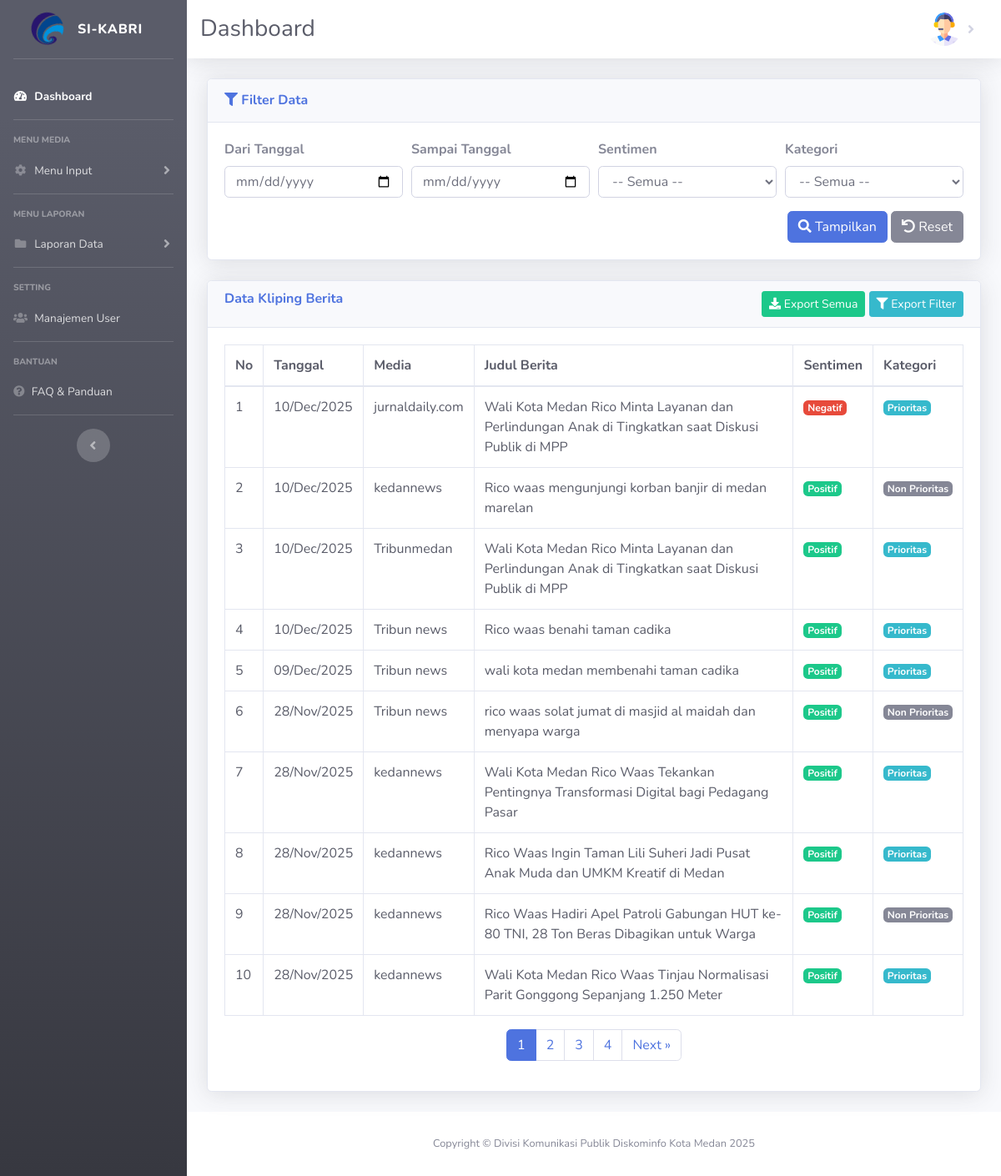
The app's page /index.php?page=lap_kliping (signed in) with its own data.
### tables this page shows
CREATE TABLE `biodata` (
  `id_biodata` int NOT NULL,
  `id_pengguna` int NOT NULL,
  `nama_lengkap` varchar(150) NOT NULL,
  `no_hp` varchar(30) DEFAULT NULL,
  `nip_nik` varchar(50) DEFAULT NULL,
  `jabatan` varchar(100) DEFAULT NULL,
  `foto_profile` varchar(255) DEFAULT NULL,
  `created_at` timestamp NULL DEFAULT (now()),
  `updated_at` timestamp NULL DEFAULT NULL
);

CREATE TABLE `kliping_berita` (
  `id_kliping` int NOT NULL,
  `nama_media` varchar(150) NOT NULL,
  `judul_berita` text NOT NULL,
  `predicted_label` varchar(50) DEFAULT NULL,
  `sentimen` enum('Positif','Negatif') NOT NULL,
  `kategori_program` enum('Prioritas','Non Prioritas') NOT NULL,
  `is_training` tinyint(1) DEFAULT '0',
  `verified_by` varchar(100) DEFAULT NULL,
  `verified_at` datetime DEFAULT NULL,
  `tgl_input` date DEFAULT (curdate()),
  `created_at` timestamp NULL DEFAULT CURRENT_TIMESTAMP,
  `updated_at` timestamp NULL DEFAULT NULL
);

### staf/kliping_berita/laporan/lap_kliping.php (the view, shortened to what this page needs)
<?php
include "inc/koneksi.php";
$date_from = trim($_GET['date_from'] ?? '');
$date_to   = trim($_GET['date_to']   ?? '');
$sentimen  = trim($_GET['sentimen']  ?? '');
$prioritas = trim($_GET['prioritas'] ?? '');
$where = [];
$whereSql = $where ? ("WHERE " . implode(" AND ", $where)) : "";
$perPage = (int)($_GET['limit'] ?? 10);
$page   = max(1, (int)($_GET['p'] ?? 1));
$offset = ($page - 1) * $perPage;
$qCount = $koneksi->query("SELECT COUNT(*) AS total FROM kliping_berita $whereSql");
$totalRows = $qCount->fetch_assoc()['total'];
$totalPages = ceil($totalRows / $perPage);
$qKliping = $koneksi->query("
  SELECT id_kliping, tgl_input, nama_media, judul_berita, sentimen, kategori_program
  FROM kliping_berita
  $whereSql
  ORDER BY tgl_input DESC, id_kliping DESC
  LIMIT $perPage OFFSET $offset
");
?>
<div class="card shadow mb-4">
  <div class="card-header py-3">
    <h6 class="m-0 font-weight-bold text-primary"><i class="fas fa-filter"></i> Filter Data</h6>
  </div>
  <div class="card-body">
    <form method="get" action="index.php">
      <div class="form-row">
        <div class="form-group col-md-3">
          <label class="font-weight-bold">Dari Tanggal</label>
          <input type="date" name="date_from" class="form-control" value="<?= $date_from ?>">
        </div>
        <div class="form-group col-md-3">
          <label class="font-weight-bold">Sampai Tanggal</label>
          <input type="date" name="date_to" class="form-control" value="<?= $date_to ?>">
        </div>
        <div class="form-group col-md-3">
          <label class="font-weight-bold">Sentimen</label>
          <select name="sentimen" class="form-control">
            <option value="">-- Semua --</option>
          </select>
        </div>
        <div class="form-group col-md-3">
          <label class="font-weight-bold">Kategori</label>
          <select name="prioritas" class="form-control">
            <option value="">-- Semua --</option>
          </select>
        </div>
      </div>
      <div class="text-right">
        <button type="submit" class="btn btn-primary"><i class="fa fa-search"></i> Tampilkan</button>
        <a href="index.php?page=lap_kliping" class="btn btn-secondary"><i class="fa fa-undo"></i> Reset</a>
      </div>
    </form>
  </div>
</div>
<div class="card shadow mb-4">
  <div class="card-header d-flex justify-content-between">
    <h6 class="m-0 font-weight-bold text-primary">Data Kliping Berita</h6>
    <span>
      <a href="staf/kliping_berita/laporan/export_all.php" class="btn btn-success btn-sm"><i class="fa fa-download"></i> Export Semua</a>
      <a href="staf/kliping_berita/laporan/export_filter.php?date_from=<?= $date_from ?>&date_to=<?= $date_to ?>&sentimen=<?= $sentimen ?>&prioritas=<?= $prioritas ?>"
         class="btn btn-info btn-sm"><i class="fa fa-filter"></i> Export Filter</a>
    </span>
  </div>
  <div class="card-body">
    <table class="table table-bordered text-gray-800">
      <thead>
        <tr>
          <th>No</th>
          <th>Tanggal</th>
          <th>Media</th>
          <th>Judul Berita</th>
          <th>Sentimen</th>
          <th>Kategori</th>
        </tr>
      </thead>
      <tbody>
        <?php
        $no = $offset + 1;
        if ($qKliping && $qKliping->num_rows > 0):
          while ($row = $qKliping->fetch_assoc()):
        ?>
        <tr>
          <td><?= $no++; ?></td>
          <td><?= date("d/M/Y", strtotime($row['tgl_input'])) ?></td>
          <td><?= $row['nama_media'] ?></td>
          <td><?= $row['judul_berita'] ?></td>
          <td><span class="badge <?= $row['sentimen']=="Positif"?"badge-success":"badge-danger" ?>"><?= $row['sentimen'] ?></span></td>
          <td><span class="badge <?= $row['kategori_program']=="Prioritas"?"badge-info":"badge-secondary" ?>"><?= $row['kategori_program'] ?></span></td>
        </tr>
        <?php endwhile; else: ?>
        <tr><td colspan="6" class="text-center">Tidak ada data.</td></tr>
        <?php endif; ?>
      </tbody>
    </table>
<?php if ($totalPages > 1): ?>
<nav>
  <ul class="pagination justify-content-center">
    <?php for ($i=1; $i <= $totalPages; $i++): ?>
      <li class="page-item <?= ($i==$page?'active':'') ?>">
        <a class="page-link"
           href="?page=lap_kliping&p=<?= $i ?>&date_from=<?= $date_from ?>&date_to=<?= $date_to ?>&sentimen=<?= $sentimen ?>&prioritas=<?= $prioritas ?>">
           <?= $i ?>
        </a>
      </li>
    <?php endfor; ?>
    <?php if ($page < $totalPages): ?>
      <li class="page-item">
        <a class="page-link"
           href="?page=lap_kliping&p=<?= $page+1 ?>&date_from=<?= $date_from ?>&date_to=<?= $date_to ?>&sentimen=<?= $sentimen ?>&prioritas=<?= $prioritas ?>">
           Next &raquo;</a>
      </li>
    <?php endif; ?>
  </ul>
</nav>
<?php endif; ?>
  </div>
</div>

### index.php (shortened to what this page needs)
<?php
require_once __DIR__ . "/inc/koneksi.php";
$id_pengguna = (int) $_SESSION['ses_id'];
$sql = "
  SELECT
    p.username,
    p.level,
    b.nama_lengkap,
    b.foto_profile
  FROM pengguna p
  LEFT JOIN biodata b ON b.id_pengguna = p.id_pengguna
  WHERE p.id_pengguna = ?
  LIMIT 1
";
$stmt = mysqli_prepare($koneksi, $sql);
mysqli_stmt_bind_param($stmt, 'i', $id_pengguna);
mysqli_stmt_execute($stmt);
$res = mysqli_stmt_get_result($stmt);
$user = mysqli_fetch_assoc($res) ?: [];
$data_role_raw = $user['level'] ?? ($_SESSION['ses_level'] ?? 'Staf');
$data_role = ucfirst(strtolower($data_role_raw));
$foto_db   = $user['foto_profile'] ?? null;
$foto_sess = $_SESSION['ses_foto'] ?? null;
$foto_name = $foto_db ?: $foto_sess ?: null;
$esc = fn($s) => htmlspecialchars((string)$s, ENT_QUOTES, 'UTF-8');
$fotoUrl = (!empty($foto_name))
    ? "uploads/avatars/" . rawurlencode($foto_name)
    : "dist/img/undraw_profile_1.svg";
?>
<!DOCTYPE html>
<html lang="id">
<head>
    <link href="vendor/fontawesome-free/css/all.min.css" rel="stylesheet" type="text/css">
    <link href="https://cdn.jsdelivr.net/npm/bootstrap-icons/font/bootstrap-icons.css" rel="stylesheet">
    <link href="dist/css/sweetalert2.min.css" rel="stylesheet">
    <link href="dist/css/sb-admin-2.min.css" rel="stylesheet">
    <link href="vendor/datatables/dataTables.bootstrap4.min.css" rel="stylesheet">
</head>
<body id="page-top">
    <div id="wrapper">
        <ul class="navbar-nav bg-gradient-dark sidebar sidebar-dark accordion" id="accordionSidebar">
            <a class="sidebar-brand d-flex align-items-center justify-content-center" href="index.php">
                <div class="sidebar-brand-icon rotate-n-15">
                    <img src="dist/img/kominfo_logo.png" alt="Logo" style="width:40px; height:40px;">
                </div>
                <div class="sidebar-brand-text mx-3">SI-KABRI</div>
            </a>
            <hr class="sidebar-divider">
            <?php
            if ($data_role  == "Admin") {
            ?>
                <li class="nav-item active">
                    <a class="nav-link" href="?page=MyApp/admin">
                        <i class="fas fa-fw fa-tachometer-alt"></i>
                        <span>Dashboard</span></a>
                </li>
                <hr class="sidebar-divider">
                <div class="sidebar-heading">
                    Menu Media
                </div>
                <li class="nav-item">
                    <a class="nav-link collapsed" href="#" data-toggle="collapse" data-target="#collapseTwo"
                        aria-expanded="false" aria-controls="collapseTwo">
                        <i class="fas fa-fw fa-cog"></i>
                        <span>Menu Input</span>
                    </a>
                </li>
                <hr class="sidebar-divider">
                <div class="sidebar-heading">
                    Menu Laporan
                </div>
                <li class="nav-item">
                    <a class="nav-link collapsed" href="#" data-toggle="collapse" data-target="#collapsePages"
                        aria-expanded="true" aria-controls="collapsePages">
                        <i class="fas fa-fw fa-folder"></i>
                        <span>Laporan Data</span>
                    </a>
                </li>
                <hr class="sidebar-divider d-none d-md-block">
                <div class="sidebar-heading">
                    setting
                </div>
                <li class="nav-item">
                    <a class="nav-link collapsed" href="?page=MyApp/data_pengguna">
                        <i class="fas fa-users"></i>
                        <span>Manajemen User</span>
                    </a>
                </li>
                <hr class="sidebar-divider d-none d-md-block">
                <div class="sidebar-heading">
                    Bantuan
                </div>
                <li class="nav-item">
                    <a class="nav-link" href="?page=faq">
                        <i class="fas fa-question-circle"></i>
                        <span>FAQ & Panduan</span>
                    </a>
                </li>
            <?php
            }
            ?>
            <hr class="sidebar-divider d-none d-md-block">
            <div class="text-center d-none d-md-inline">
                <button class="rounded-circle border-0" id="sidebarToggle"></button>
            </div>
        </ul>
        <div id="content-wrapper" class="d-flex flex-column">
            <div id="content">
                <nav class="navbar navbar-expand navbar-light bg-white topbar mb-4 shadow">
                    <div class="container-fluid">
                        <div class="d-flex align-items-center">
                            <h1 class="h3 mb-0 text-gray-800">Dashboard</h1>
                        </div>
                        <ul class="navbar-nav ml-auto">
                            <li class="nav-item dropdown">
                                <a class="nav-link dropdown-toggle d-flex align-items-center" href="#" role="button" data-toggle="dropdown" aria-haspopup="true" aria-expanded="false">
                                    <img src="<?= $esc($fotoUrl) ?>" alt="avatar" class="rounded-circle" width="40" height="40">
                                </a>
                            </li>
                        </ul>
                    </div>
                </nav>
                <section class="content">
                    <div class="container-fluid">
                        <?php
                        if (isset($_GET['page'])) {
                            $hal = $_GET['page'];
                            switch ($hal) {
                                case 'lap_kliping':
                                    include "staf/kliping_berita/laporan/lap_kliping.php";
                                    break;
                            }
                        } else {
                            if ($data_role == "Admin") {
                                include "home/admin.php";
                            } elseif ($data_role == "Staf") {
                                include "home/staf.php";
                            }
                        }
                        ?>
                    </div>
                </section>
            </div>
            <footer class="sticky-footer bg-white">
                <div class="container my-auto">
                    <div class="copyright text-center my-auto">
                        <span>Copyright &copy; Divisi Komunikasi Publik Diskominfo Kota Medan 2025</span>
                    </div>
                </div>
            </footer>
        </div>
    </div>
</body>
</html>

### records on screen
biodata: foto_profile (picture)
kliping_berita: tgl_input "10/Dec/2025", nama_media "jurnaldaily.com", judul_berita "Wali Kota Medan Rico Minta Layanan dan Perlindungan Anak di Tingkatkan saat Diskusi Publik di MPP", sentimen "Negatif", kategori_program "Prioritas"
kliping_berita: tgl_input "10/Dec/2025", nama_media "kedannews", judul_berita "Rico waas mengunjungi korban banjir di medan marelan", sentimen "Positif", kategori_program "Non Prioritas"
kliping_berita: tgl_input "10/Dec/2025", nama_media "Tribunmedan", judul_berita "Wali Kota Medan Rico Minta Layanan dan Perlindungan Anak di Tingkatkan saat Diskusi Publik di MPP", sentimen "Positif", kategori_program "Prioritas"
kliping_berita: tgl_input "10/Dec/2025", nama_media "Tribun news", judul_berita "Rico waas benahi taman cadika", sentimen "Positif", kategori_program "Prioritas"
kliping_berita: tgl_input "09/Dec/2025", nama_media "Tribun news", judul_berita "wali kota medan membenahi taman cadika", sentimen "Positif", kategori_program "Prioritas"
kliping_berita: tgl_input "28/Nov/2025", nama_media "Tribun news", judul_berita "rico waas solat jumat di masjid al maidah dan menyapa warga", sentimen "Positif", kategori_program "Non Prioritas"
kliping_berita: tgl_input "28/Nov/2025", nama_media "kedannews", judul_berita "Wali Kota Medan Rico Waas Tekankan Pentingnya Transformasi Digital bagi Pedagang Pasar", sentimen "Positif", kategori_program "Prioritas"
kliping_berita: tgl_input "28/Nov/2025", nama_media "kedannews", judul_berita "Rico Waas Ingin Taman Lili Suheri Jadi Pusat Anak Muda dan UMKM Kreatif di Medan", sentimen "Positif", kategori_program "Prioritas"
kliping_berita: tgl_input "28/Nov/2025", nama_media "kedannews", judul_berita "Rico Waas Hadiri Apel Patroli Gabungan HUT ke-80 TNI, 28 Ton Beras Dibagikan untuk Warga", sentimen "Positif", kategori_program "Non Prioritas"
kliping_berita: tgl_input "28/Nov/2025", nama_media "kedannews", judul_berita "Wali Kota Medan Rico Waas Tinjau Normalisasi Parit Gonggong Sepanjang 1.250 Meter", sentimen "Positif", kategori_program "Prioritas"
